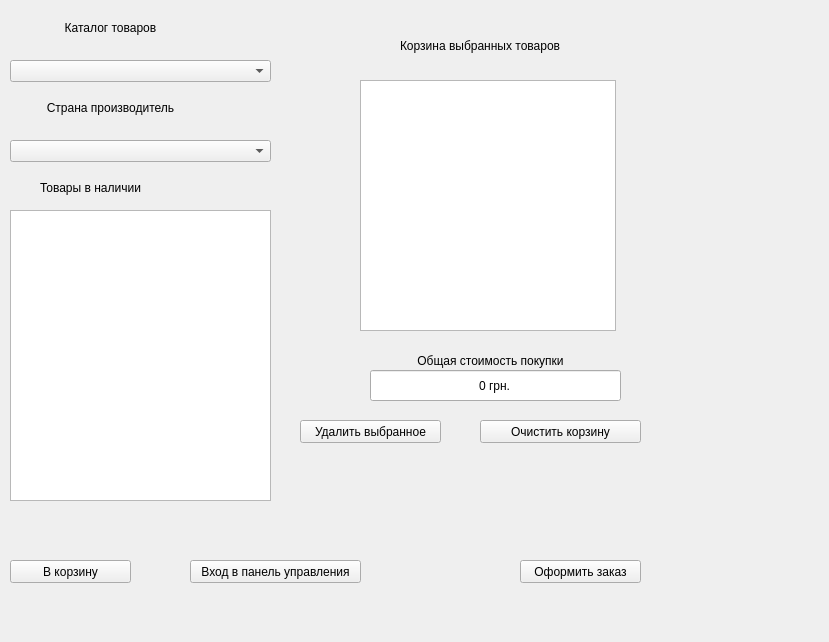
<?xml version="1.0" encoding="UTF-8"?>
<ui version="4.0">
 <class>widget</class>
 <widget class="QWidget" name="widget">
  <property name="geometry">
   <rect>
    <x>0</x>
    <y>0</y>
    <width>829</width>
    <height>642</height>
   </rect>
  </property>
  <property name="windowTitle">
   <string>Автоматизированный каталог товаров</string>
  </property>
  <widget class="QComboBox" name="comboBox">
   <property name="geometry">
    <rect>
     <x>10</x>
     <y>60</y>
     <width>261</width>
     <height>22</height>
    </rect>
   </property>
  </widget>
  <widget class="QLabel" name="label">
   <property name="geometry">
    <rect>
     <x>20</x>
     <y>20</y>
     <width>181</width>
     <height>16</height>
    </rect>
   </property>
   <property name="text">
    <string>Каталог товаров</string>
   </property>
   <property name="alignment">
    <set>Qt::AlignCenter</set>
   </property>
  </widget>
  <widget class="QComboBox" name="comboBox_2">
   <property name="geometry">
    <rect>
     <x>10</x>
     <y>140</y>
     <width>261</width>
     <height>22</height>
    </rect>
   </property>
  </widget>
  <widget class="QLabel" name="label_2">
   <property name="geometry">
    <rect>
     <x>20</x>
     <y>100</y>
     <width>181</width>
     <height>16</height>
    </rect>
   </property>
   <property name="text">
    <string>Страна производитель</string>
   </property>
   <property name="alignment">
    <set>Qt::AlignCenter</set>
   </property>
  </widget>
  <widget class="QListWidget" name="listWidget">
   <property name="geometry">
    <rect>
     <x>10</x>
     <y>210</y>
     <width>261</width>
     <height>291</height>
    </rect>
   </property>
  </widget>
  <widget class="QLabel" name="label_3">
   <property name="geometry">
    <rect>
     <x>40</x>
     <y>180</y>
     <width>161</width>
     <height>16</height>
    </rect>
   </property>
   <property name="text">
    <string>Товары в наличии</string>
   </property>
  </widget>
  <widget class="QPushButton" name="pushButton">
   <property name="geometry">
    <rect>
     <x>10</x>
     <y>560</y>
     <width>121</width>
     <height>23</height>
    </rect>
   </property>
   <property name="text">
    <string>В корзину</string>
   </property>
  </widget>
  <widget class="QLabel" name="label_4">
   <property name="geometry">
    <rect>
     <x>400</x>
     <y>25</y>
     <width>201</width>
     <height>41</height>
    </rect>
   </property>
   <property name="text">
    <string>Корзина выбранных товаров</string>
   </property>
  </widget>
  <widget class="QListView" name="listView">
   <property name="geometry">
    <rect>
     <x>360</x>
     <y>80</y>
     <width>256</width>
     <height>251</height>
    </rect>
   </property>
  </widget>
  <widget class="QLabel" name="label_5">
   <property name="geometry">
    <rect>
     <x>390</x>
     <y>340</y>
     <width>201</width>
     <height>41</height>
    </rect>
   </property>
   <property name="text">
    <string>Общая стоимость покупки</string>
   </property>
   <property name="alignment">
    <set>Qt::AlignCenter</set>
   </property>
  </widget>
  <widget class="QLineEdit" name="lineEdit">
   <property name="geometry">
    <rect>
     <x>370</x>
     <y>370</y>
     <width>251</width>
     <height>31</height>
    </rect>
   </property>
   <property name="text">
    <string>0 грн.</string>
   </property>
   <property name="alignment">
    <set>Qt::AlignCenter</set>
   </property>
  </widget>
  <widget class="QPushButton" name="pushButton_2">
   <property name="geometry">
    <rect>
     <x>300</x>
     <y>420</y>
     <width>141</width>
     <height>23</height>
    </rect>
   </property>
   <property name="text">
    <string>Удалить выбранное</string>
   </property>
  </widget>
  <widget class="QPushButton" name="pushButton_3">
   <property name="geometry">
    <rect>
     <x>480</x>
     <y>420</y>
     <width>161</width>
     <height>23</height>
    </rect>
   </property>
   <property name="text">
    <string>Очистить корзину</string>
   </property>
  </widget>
  <widget class="QPushButton" name="pushButton_4">
   <property name="geometry">
    <rect>
     <x>520</x>
     <y>560</y>
     <width>121</width>
     <height>23</height>
    </rect>
   </property>
   <property name="text">
    <string>Оформить заказ</string>
   </property>
  </widget>
  <widget class="QPushButton" name="pushButton_5">
   <property name="geometry">
    <rect>
     <x>190</x>
     <y>560</y>
     <width>171</width>
     <height>23</height>
    </rect>
   </property>
   <property name="text">
    <string>Вход в панель управления</string>
   </property>
  </widget>
 </widget>
 <resources/>
 <connections/>
</ui>
